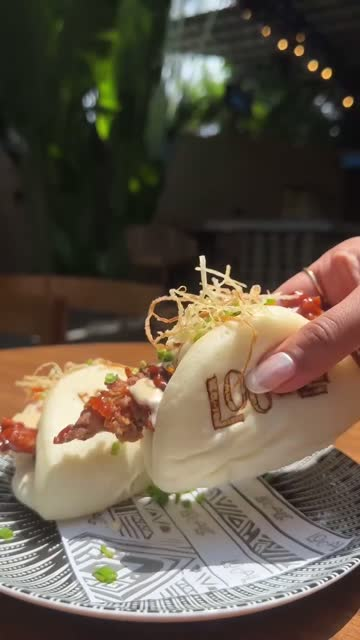
#> input picture audit/brand/video-1-0.jpg, 360 x 640 px, found by its file name; its folder holds only this picture in this run
$ python video-sheets.py
#> lines starting #> are read from the running program, lines starting #| are printed output that depends on the picture
from PIL import Image,ImageOps,ImageDraw
from pathlib import Path
for start in [1,4,7]:
 sheet=Image.new('RGB',(1200,990),'#eee6db')
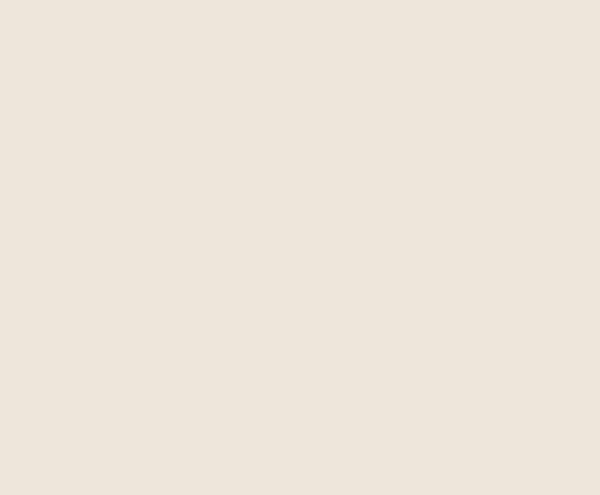
#> sheet: PIL image 1200x990 RGB (shown at 1/2 size); mean R, G, B 238, 230, 219
 for row,v in enumerate(range(start,start+3)):
  for j in range(4):
   p=Path(f'audit/brand/video-{v}-{j}.jpg'); im=Image.open(p); tile=ImageOps.contain(im,(300,300)); sheet.paste(tile,(j*300,row*330)); ImageDraw.Draw(sheet).text((j*300+5,row*330+305),f'Video {v} / frame {j+1}',fill='black')
#> further down, im is the input picture: PIL image 360x640 RGB; mean R, G, B 97.8, 86.3, 72
#> after `tile = ImageOps.contain(im, (300, 300))`:
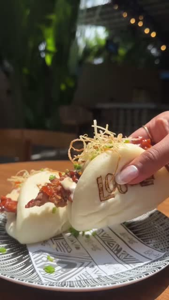
#> tile: PIL image 169x300 RGB; mean R, G, B 97.8, 86.3, 72
#> after `sheet.paste(tile, (j * 300, row * 330))`:
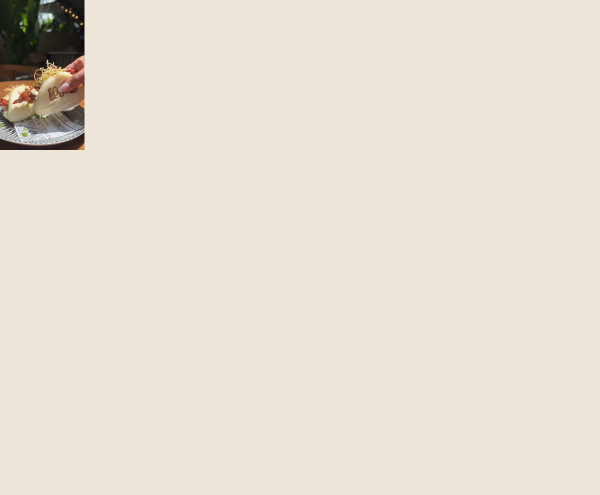
#> sheet: PIL image 1200x990 RGB (shown at 1/2 size); mean R, G, B 232, 223.9, 212.7
#> (the run stopped early here; a loop or call above may not have finished)
